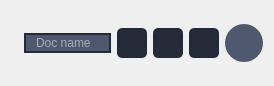
<?xml version="1.0" encoding="UTF-8"?>
<ui version="4.0">
 <class>Options</class>
 <widget class="QWidget" name="Options">
  <property name="geometry">
   <rect>
    <x>0</x>
    <y>0</y>
    <width>274</width>
    <height>86</height>
   </rect>
  </property>
  <property name="windowTitle">
   <string>Options</string>
  </property>
  <property name="styleSheet">
   <string notr="true"/>
  </property>
  <layout class="QHBoxLayout" name="horizontalLayout">
   <item>
    <widget class="QLabel" name="label_rename">
     <property name="maximumSize">
      <size>
       <width>30</width>
       <height>20</height>
      </size>
     </property>
     <property name="toolTip">
      <string>rename</string>
     </property>
     <property name="styleSheet">
      <string notr="true">QToolTip{
	background: none;
	margin-left: 0px;
	margin-right: 0px;
}</string>
     </property>
     <property name="text">
      <string/>
     </property>
     <property name="pixmap">
      <pixmap resource="resources/res.qrc">:/res/text-editor/rename1.png</pixmap>
     </property>
    </widget>
   </item>
   <item>
    <widget class="QLineEdit" name="ledit_rename">
     <property name="maximumSize">
      <size>
       <width>16777215</width>
       <height>16777215</height>
      </size>
     </property>
     <property name="styleSheet">
      <string notr="true">QLineEdit {
    border: 2px solid #242A38;
    border-radius: 15px;
    padding: 0 8px;
    background: #4E596F;
    selection-background-color: #F65964;
	color: white;
}</string>
     </property>
     <property name="frame">
      <bool>true</bool>
     </property>
     <property name="placeholderText">
      <string>Doc name</string>
     </property>
    </widget>
   </item>
   <item>
    <widget class="QPushButton" name="btn_share">
     <property name="maximumSize">
      <size>
       <width>30</width>
       <height>30</height>
      </size>
     </property>
     <property name="toolTip">
      <string>share</string>
     </property>
     <property name="styleSheet">
      <string notr="true">QPushButton:focus {
   border: none;
   outline: none;
}

QPushButton {
	background: #242A38;
    border-width: 0px;
    border-radius: 5px;
    border-color: #f76163;
}

QPushButton:hover {
background: #4E596F;
}

QPushButton:pressed {
background: #f76163;
}

QToolTip{
	background: none;
	margin-left: 0px;
	margin-right: 0px;
}</string>
     </property>
     <property name="text">
      <string/>
     </property>
     <property name="icon">
      <iconset resource="resources/res.qrc">
       <normaloff>:/res/text-editor/share.png</normaloff>:/res/text-editor/share.png</iconset>
     </property>
     <property name="iconSize">
      <size>
       <width>30</width>
       <height>30</height>
      </size>
     </property>
    </widget>
   </item>
   <item>
    <widget class="QPushButton" name="btn_comments">
     <property name="maximumSize">
      <size>
       <width>30</width>
       <height>30</height>
      </size>
     </property>
     <property name="toolTip">
      <string>show comments</string>
     </property>
     <property name="styleSheet">
      <string notr="true">QPushButton:focus {
   border: none;
   outline: none;
}

QPushButton {
	background: #242A38;
    border-width: 0px;
    border-radius: 5px;
    border-color: #f76163;
}

QPushButton:hover {
background: #4E596F;
}

QPushButton:pressed {
background: #f76163;
}

QToolTip{
	background: none;
	margin-left: 0px;
	margin-right: 0px;
}</string>
     </property>
     <property name="text">
      <string/>
     </property>
     <property name="icon">
      <iconset resource="resources/res.qrc">
       <normaloff>:/res/text-editor/comments.png</normaloff>:/res/text-editor/comments.png</iconset>
     </property>
     <property name="iconSize">
      <size>
       <width>30</width>
       <height>30</height>
      </size>
     </property>
     <property name="checkable">
      <bool>true</bool>
     </property>
     <property name="checked">
      <bool>true</bool>
     </property>
    </widget>
   </item>
   <item>
    <widget class="QPushButton" name="btn_connected">
     <property name="maximumSize">
      <size>
       <width>30</width>
       <height>30</height>
      </size>
     </property>
     <property name="toolTip">
      <string>show connected users</string>
     </property>
     <property name="styleSheet">
      <string notr="true">QPushButton:focus {
   border: none;
   outline: none;
}

QPushButton {
	background: #242A38;
    border-width: 0px;
    border-radius: 5px;
    border-color: #f76163;
}

QPushButton:hover {
background: #4E596F;
}

QPushButton:pressed {
background: #f76163;
}

QToolTip{
	background: none;
	margin-left: 0px;
	margin-right: 0px;
}</string>
     </property>
     <property name="text">
      <string/>
     </property>
     <property name="icon">
      <iconset resource="resources/res.qrc">
       <normaloff>:/res/text-editor/connected.png</normaloff>:/res/text-editor/connected.png</iconset>
     </property>
     <property name="iconSize">
      <size>
       <width>30</width>
       <height>30</height>
      </size>
     </property>
     <property name="checkable">
      <bool>true</bool>
     </property>
     <property name="checked">
      <bool>true</bool>
     </property>
    </widget>
   </item>
   <item>
    <widget class="QPushButton" name="btn_logout">
     <property name="minimumSize">
      <size>
       <width>38</width>
       <height>38</height>
      </size>
     </property>
     <property name="maximumSize">
      <size>
       <width>38</width>
       <height>38</height>
      </size>
     </property>
     <property name="toolTip">
      <string>logout or edit account</string>
     </property>
     <property name="styleSheet">
      <string notr="true">QPushButton {
background: #4e596f;
border: 0px solid #242a38;
border-radius: 19px;
}

QPushButton:hover{
padding: -1px 1px 1px -1px;
}

QPushButton:pressed {
padding: 1px -1px -1px 1px;
}

QPushButton:focus {
   border: none;
   outline: none;
}

QToolTip{
	background: none;
	margin-left: 0px;
	margin-right: 0px;
}</string>
     </property>
     <property name="text">
      <string/>
     </property>
     <property name="icon">
      <iconset resource="resources/res.qrc">
       <normaloff>:/res/account.png</normaloff>:/res/account.png</iconset>
     </property>
     <property name="iconSize">
      <size>
       <width>24</width>
       <height>26</height>
      </size>
     </property>
    </widget>
   </item>
  </layout>
 </widget>
 <resources>
  <include location="resources/res.qrc"/>
 </resources>
 <connections/>
</ui>
